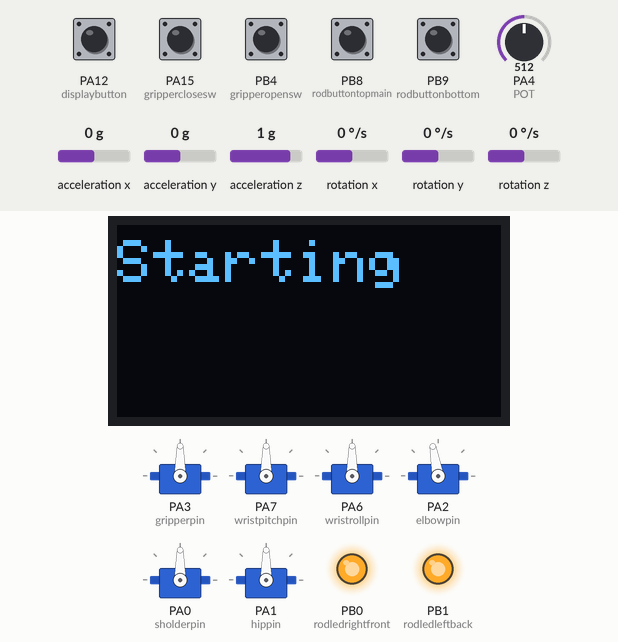
This sketch was run on a simulated STM32 Blue Pill. Parts: 6 × servo, 128×64 one-colour display, output pins drawn as LEDs (lit = HIGH). Wiring (inferred from the names in the program): MPU-6050 motion sensor at I2C address 0x68. The inputs (shaded band) are chosen by the test bench; at power-on: PA12 (displaybutton), PA15 (gripperclosesw), PB4 (gripperopensw), PB8 (rodbuttontopmain), PB9 (rodbuttonbottom) HIGH, PA4 (POT) = 512, acceleration x 0 g, acceleration y 0 g, acceleration z 1 g, rotation x 0 °/s, rotation y 0 °/s, rotation z 0 °/s. What the sketch prints to the serial monitor is not drawn.

Above: at 0.3 s.
4.5 s: PA12 (displaybutton) pulled LOW for 0.15 s
At 4.8 s:
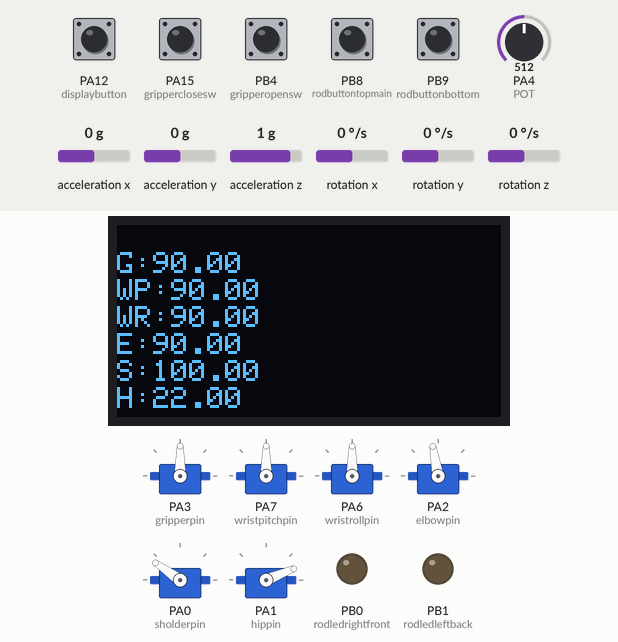
6.1 s: PA15 (gripperclosesw) pulled LOW for 0.15 s
At 7.4 s:
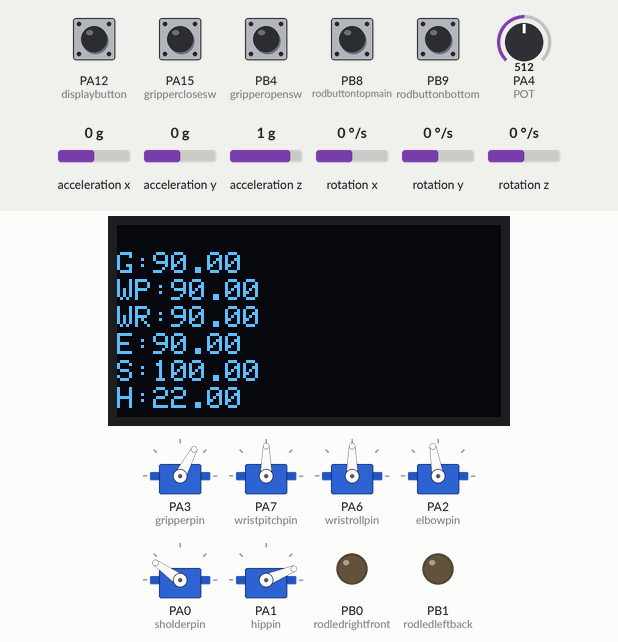
7.7 s: PA12 (displaybutton) pulled LOW for 1 s
At 8.5 s:
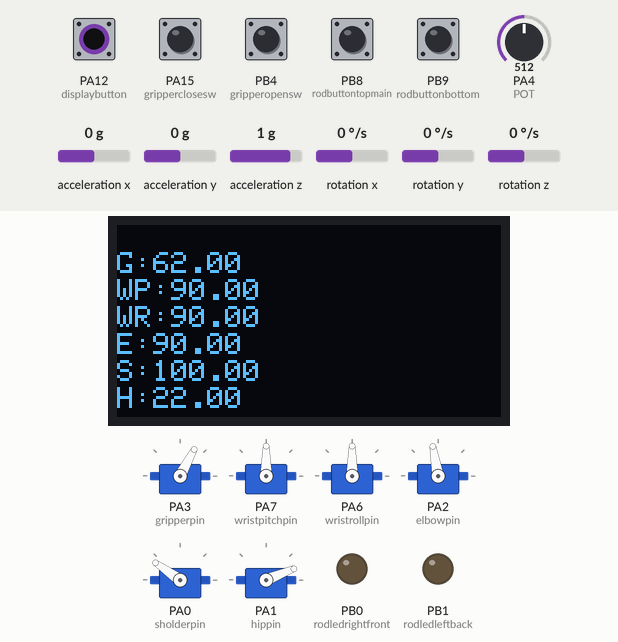
10.2 s: PB8 (rodbuttontopmain) pulled LOW for 0.15 s
At 11.2 s:
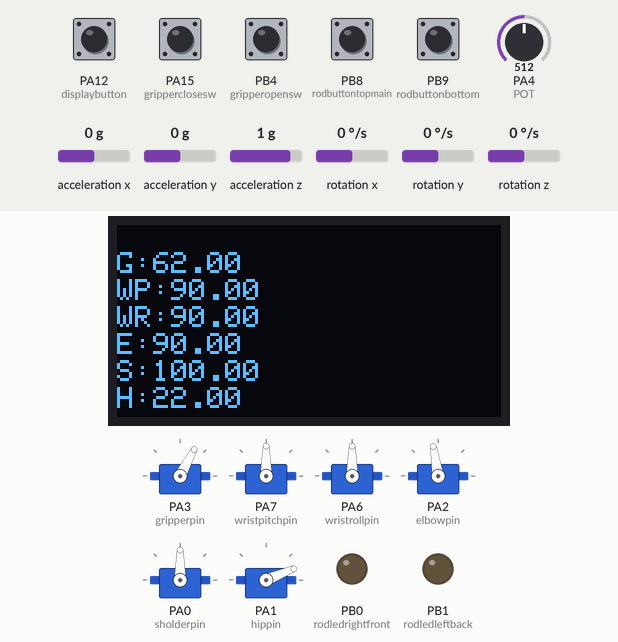
11.8 s: PB4 (gripperopensw) pulled LOW for 0.15 s
At 13.0 s:
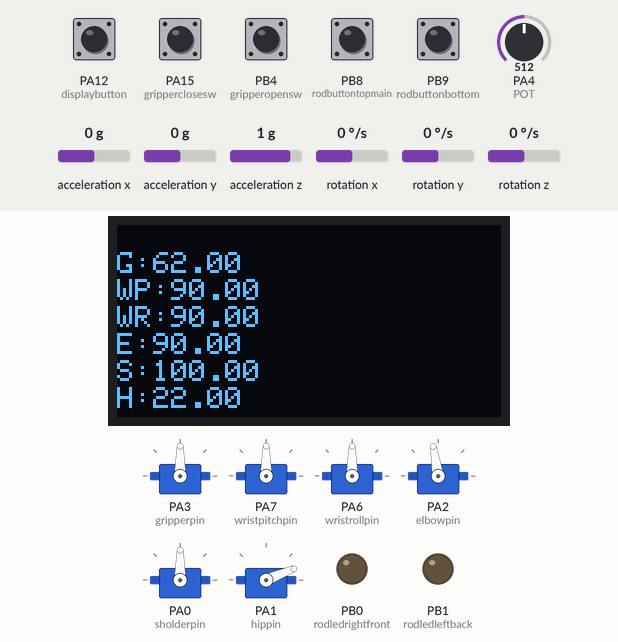
13.4 s: PA4 (POT) set to 306
At 14.7 s:
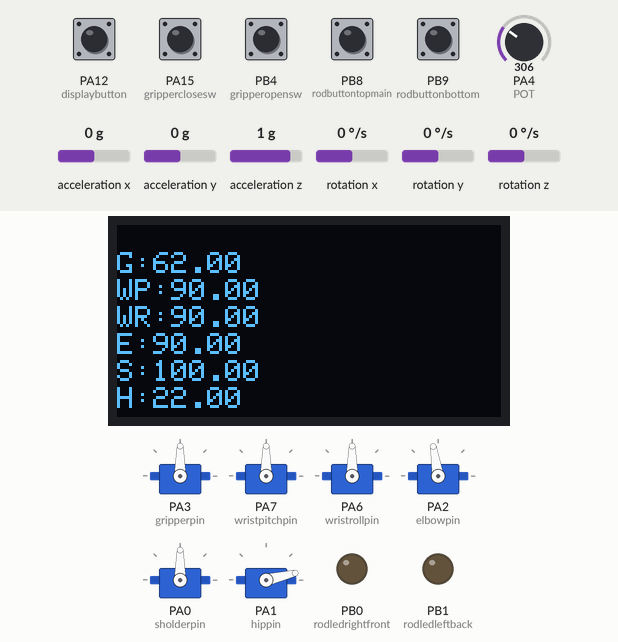
Timing chart, 0 to 15.9 s (numbered marks = the images above; inputs shaded):
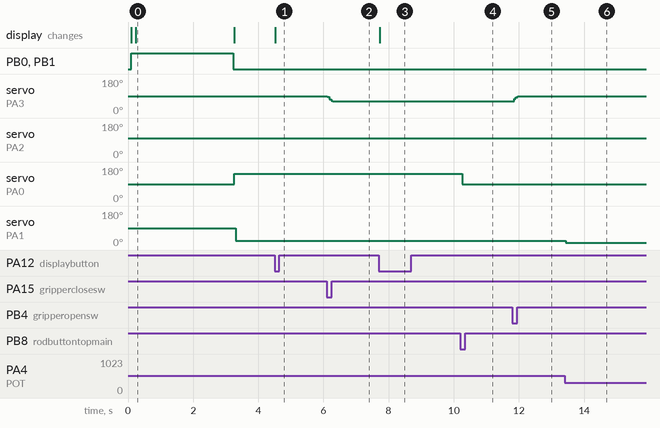

Measured:
- after the input at 4.5 s, the display: changes at once (image 1)
- after the input at 6.1 s, servo on PA3 (gripperpin): 90° → 62° at once
- after the input at 7.7 s, the display: changes at once (image 3)
- after the input at 10.2 s, servo on PA2 (elbowpin): 100° → 99° after 0.05 s; servo on PA0 (sholderpin): 145° → 90° after 0.05 s
- after the input at 11.8 s, servo on PA3 (gripperpin): 62° → 90° after 0.05 s
- after the input at 13.4 s, servo on PA1 (hippin): 22° → 13° at once
- what the display in image 0 shows lasts 3.1 s, from 0.2 s to 3.3 s

The sketch:

robotic_arm_v1_code.ino
```cpp
#include <Servo.h>
#include<math.h>
#define gripperpin PA3
#define wristpitchpin PA7
#define wristrollpin PA6
#define elbowpin PA2
#define sholderpin PA0
#define hippin PA1
#define POT PA4
int potval;
int grippermax = 0, grippermin = 150;
int gripperincrementpersec = 100;
int gripperopenvar, gripperclosevar;
long gripperopentime, gripperclosetime;
#define gripperopensw PB4
#define gripperclosesw PA15


double xx,yy;
double prevxx,prevyy;
int xxmax=300,yymax=300;
int xxposvar,xxnegvar,yyposvar,yynegvar;
long xxpostime,xxnegtime,yypostime,yynegtime;
double l1=125,l2=125;//l1>l2 always
double totalangle;
int maxcordbuffer=5;
int sholderdev=45;//35
int elbowdev=10;
double defaultarmpos[6] = {90, 90, 90, 90, 45, 90};
double currentarmpos[6] = {90, 90, 90, 90, 100, 90};
long asignvaluetime, displayvaluetime;
Servo gripper;  // create servo object to control a servo
Servo wristM_PItch;
Servo wristroll;
Servo elbow;
Servo sholder;
Servo hip;
int d=1;//////////////////////////////////////////////////////////////////////
#define rodbuttontopmain PB8
#define rodbuttonbottom PB9
#define rodledrightfront PB0
#define rodledleftback PB1

int wristupvar,wristdownvar;
long wristuptime,wristdowntime;
int wristmin=0,wristmax=160;
#include<Wire.h>
const int MPU_addr = 0x68; // I2C address of the MPU-6050
int16_t AcX, AcY, AcZ, Tmp, GyX, GyY, GyZ;
#include <Adafruit_GFX.h>
#include <Adafruit_SSD1306_STM32.h>
#define OLED_RESET     -1
Adafruit_SSD1306 display(OLED_RESET);//sda b7   sck b6
#define displaybutton PA12
void setup() {
  // put your setup code here, to run once:
  gripper.attach(gripperpin);  // attaches the servo on M_PIn 9 to the servo object
  wristM_PItch.attach(wristpitchpin);
  wristroll.attach(wristrollpin);
  wristroll.write(90);
  elbow.attach(elbowpin);
  sholder.attach(sholderpin);
  hip.attach(hippin);
  defaultpos();
  delay(100);
  pinMode(POT, INPUT);
  pinMode(gripperopensw, INPUT_PULLUP);
  pinMode(gripperclosesw, INPUT_PULLUP);
  pinMode(displaybutton, INPUT_PULLUP);
pinMode(rodbuttontopmain,INPUT_PULLUP);
pinMode(rodbuttonbottom,INPUT_PULLUP);
pinMode(rodledrightfront,OUTPUT);
pinMode(rodledleftback,OUTPUT);
digitalWrite(rodledrightfront,1);
digitalWrite(rodledleftback,1);
  Wire.begin();
  Wire.beginTransmission(MPU_addr);
  Wire.write(0x6B);  // PWR_MGMT_1 register
  Wire.write(0);     // set to zero (wakes up the MPU-6050)
  Wire.endTransmission(true);
  Serial1.begin(9600);
  Serial1.println("Starting");
  display.begin(SSD1306_SWITCHCAPVCC, 0x3C);
  display.clearDisplay();
  display.display();
  delay(50);
  display.clearDisplay();
  display.setTextColor(WHITE);
  display.setTextSize(2);
  display.setCursor(0, 5);
  display.print("Starting");
  display.display();


////////////calculations

xx=l1*cos(defaultarmpos[4]*M_PI/180)+l2*cos((defaultarmpos[4]-defaultarmpos[3])*M_PI/180);
yy=l1*sin(defaultarmpos[4]*M_PI/180)+l2*sin((defaultarmpos[4]-defaultarmpos[3])*M_PI/180);
Serial1.print(acos(0.5)/M_PI*180);
Serial1.print(xx);
Serial1.print("\t");
Serial1.println(yy);


////////////////////////////
  delay(3000);
  digitalWrite(rodledrightfront,0);
digitalWrite(rodledleftback,0);
  display.clearDisplay();
  display.display();
}

void loop() {
if (millis() - asignvaluetime > 50) {
    getaccvalues();
    currentpos();
    asignvaluetime = millis();
  }


  //put your main code here, to run repeatedly:
  hipposition();
  gripperposition();


if(digitalRead(rodbuttonbottom)==0||digitalRead(rodbuttontopmain)==0){
  wristpitchposition();
  if(digitalRead(rodbuttontopmain)==0&&AcX<-3500){
    if (xxposvar == 0) {
      xxpostime = millis();
      xxposvar = 1;
    }
    if (millis() - xxpostime > 1000/map(AcX,-3500,-16000,1,150)) {
      xx=xx+d;
      //Serial1.println(xx);
      xxpostime = millis();
    }
}
else{
  xxposvar = 1;
}
if(digitalRead(rodbuttontopmain)==0&&AcX>3500){

    if (xxnegvar == 0) {
      xxnegtime = millis();
      xxnegvar = 1;
    }
    if (millis() - xxnegtime > 1000/map(AcX,3500,16000,1,150)) {
      xx=xx-d;
      //Serial1.println(xx);
      xxnegtime = millis();
    }
}
else{
  xxnegvar = 1;
}

/////////////////////

  if(digitalRead(rodbuttontopmain)==0&&AcY<-3500){
    if (yyposvar == 0) {
      yypostime = millis();
      yyposvar = 1;
    }
    if (millis() - yypostime > 1000/map(AcY,-3500,-16000,1,150)) {
      yy=yy-d;
      //Serial1.println(yy);
      yypostime = millis();
    }
}
else{
  yyposvar = 1;
}
if(digitalRead(rodbuttontopmain)==0&&AcY>3500){

    if (yynegvar == 0) {
      yynegtime = millis();
      yynegvar = 1;
    }
    if (millis() - yynegtime > 1000/map(AcY,3500,16000,1,150)) {
      yy=yy+d;
      //Serial1.println(yy);
      yynegtime = millis();
    }
}
else{
  yynegvar = 1;
}

if(xx>xxmax){
  xx=prevxx;
}
if(xx<60){
  xx=prevxx;
}

if(yy>yymax){
  yy=prevyy;
}

if(yy<0){/////28 for 20 degree rotation
  yy=prevyy;
}


if(sq(xx)+sq(yy)-sq(l1+l2)<-maxcordbuffer&&sq(xx)+sq(yy)-sq(l1-l2)>maxcordbuffer){
  ///////////////calculations
totalangle=acos((xx/sqrt(sq(xx) + sq(yy))));//(y/x))
Serial.println(totalangle*(180/(PI)));
currentarmpos[3]=((sq(l1)+sq(l2)-sq(xx)-sq(yy)))/(2*l1*l2);
//if(currentarmpos[3]<0){currentarmpos[3]=-currentarmpos[3];}
currentarmpos[3]=180-(acos(currentarmpos[3])*(180/(PI)));
currentarmpos[4]=(sq(xx)+sq(yy)+sq(l1)-sq(l2))/(2*sqrt(sq(xx) + sq(yy))*l1);
currentarmpos[4]=(acos(currentarmpos[4])*(180/(PI)))+totalangle*(180/(PI));

Serial1.print(xx);
Serial1.print(": ");
Serial1.print(yy);
Serial1.print(": ");
Serial1.print(currentarmpos[3]+elbowdev);
Serial1.print("\t");
Serial1.println(currentarmpos[4]+sholderdev);

//currentarmpos[3]=defaultarmpos[3];
//currentarmpos[4]=defaultarmpos[4];

}

else{
  Serial1.println("Values exceded");
  xx=prevxx;
  yy=prevyy;
}

prevxx=xx;
prevyy=yy;


}

    displaycurrentarm();//only happens if button pressed
}
void defaultpos() {
  gripper.write(defaultarmpos[0]);
  wristM_PItch.write(defaultarmpos[1]);
  wristroll.write(defaultarmpos[2]);
  elbow.write(defaultarmpos[3]+elbowdev);
  sholder.write(defaultarmpos[4]+sholderdev);
  hip.write(defaultarmpos[5]);
}
void currentpos() {
  gripper.write(currentarmpos[0]);
  wristM_PItch.write(currentarmpos[1]);
  wristroll.write(currentarmpos[2]);
  elbow.write(currentarmpos[3]+elbowdev);
  sholder.write(currentarmpos[4]+sholderdev);
  hip.write(currentarmpos[5]);
}
void getaccvalues() {
  Wire.beginTransmission(MPU_addr);
  Wire.write(0x3B);  // starting with register 0x3B (ACCEL_XOUT_H)
  Wire.endTransmission(false);
  Wire.requestFrom(MPU_addr, 14, true); // request a total of 14 registers
  AcX = Wire.read() << 8 | Wire.read(); // 0x3B (ACCEL_XOUT_H) & 0x3C (ACCEL_XOUT_L)
  AcY = Wire.read() << 8 | Wire.read(); // 0x3D (ACCEL_YOUT_H) & 0x3E (ACCEL_YOUT_L)
  AcZ = Wire.read() << 8 | Wire.read(); // 0x3F (ACCEL_ZOUT_H) & 0x40 (ACCEL_ZOUT_L)
  Tmp = Wire.read() << 8 | Wire.read(); // 0x41 (TEMP_OUT_H) & 0x42 (TEMP_OUT_L)
  GyX = Wire.read() << 8 | Wire.read(); // 0x43 (GYRO_XOUT_H) & 0x44 (GYRO_XOUT_L)
  GyY = Wire.read() << 8 | Wire.read(); // 0x45 (GYRO_YOUT_H) & 0x46 (GYRO_YOUT_L)
  GyZ = Wire.read() << 8 | Wire.read(); // 0x47 (GYRO_ZOUT_H) & 0x48 (GYRO_ZOUT_L)

  /*
  if(AcX<3500&&AcX>-3500&&AcY<3500&&AcY>-3500){
    analogWrite(rodledrightfront,0);
  analogWrite(rodledleftback,0);
  }
else if(AcX<-3500){
  analogWrite(rodledleftback,map(AcX,-3500,-16000,0,255));
  analogWrite(rodledrightfront,0);
}
else if(AcY<-3500){
  analogWrite(rodledleftback,map(AcY,-3500,-16000,0,255));
  analogWrite(rodledrightfront,0);
}
else if(AcX>3500){
  analogWrite(rodledrightfront,map(AcX,3500,16000,0,255));
  analogWrite(rodledleftback,0);
}
else if(AcY>3500){
  analogWrite(rodledrightfront,map(AcY,3500,16000,0,255));
  analogWrite(rodledleftback,0);
}
else{
  analogWrite(rodledrightfront,0);
  analogWrite(rodledleftback,0);
}
*/
/*
Serial1.print(" | X = "); Serial1.print(AcX);
  Serial1.print(" | Y = "); Serial1.print(AcY);
  Serial1.print(" | Z = "); Serial1.println(AcZ);
  */
  /*

    display.clearDisplay();
    display.setTextSize(2);
    display.setCursor(0,0);
    display.print("X: ");
    display.println(AcX);

    display.setTextSize(2);
    display.setCursor(0,20);
    display.print("Y: ");
    display.println(AcY);

    display.setTextSize(2);
    display.setCursor(0,40);
    display.print("Z: ");
    display.println(AcZ);
    display.display();
  */
}
void displaycurrentarm() {
  if (digitalRead(displaybutton) == 0) {
  display.clearDisplay();
  display.setTextSize(0);
  display.setCursor(0, 9);
  display.print("G:");
  display.println(currentarmpos[0]);

  display.setTextSize(0);
  display.setCursor(0, 18);
  display.print("WP:");
  display.println(currentarmpos[1]);

  display.setTextSize(0);
  display.setCursor(0, 27);
  display.print("WR:");
  display.println(currentarmpos[2]);

  display.setTextSize(0);
  display.setCursor(0, 36);
  display.print("E:");
  display.println(currentarmpos[3]);

  display.setTextSize(0);
  display.setCursor(0, 45);
  display.print("S:");
  display.println(currentarmpos[4]);

  display.setTextSize(0);
  display.setCursor(0, 54);
  display.print("H:");
  display.println(currentarmpos[5]);
  display.display();
}
}
void hipposition() {
  for (int x = 0; x < 20; x++) {
    potval += analogRead(POT) / 20;
  }
  potval = potval / 20;
  currentarmpos[5] = map(potval, 0, 205, 0, 180);
  //Serial1.println(map(potval,0,205,0,180));
  //hip.write(map(potval,0,205,0,180));
}
void gripperposition() {
if (digitalRead(gripperopensw) == 0) {
    if (gripperopenvar == 0) {
      gripperopentime = millis();
      gripperopenvar = 1;
    }
    if (millis() - gripperopentime > 1000 / gripperincrementpersec) {
      currentarmpos[0]++;
      Serial1.println(currentarmpos[0]);
    }

    if (currentarmpos[0] > grippermin) {
      currentarmpos[0] = grippermin;
    }
  }
  else {
    gripperopenvar = 0;
  }
  if (digitalRead(gripperclosesw) == 0) {
    if (gripperclosevar == 0) {
      gripperclosetime = millis();
      gripperclosevar = 1;
    }
    if (millis() - gripperclosetime > 1000 / gripperincrementpersec) {
      currentarmpos[0]--;
      Serial1.println(currentarmpos[0]);
    }

    if (currentarmpos[0] < grippermax) {
      currentarmpos[0] = grippermax;
    }
  }
  else {
    gripperclosevar = 0;
  }
}
void wristpitchposition(){
  if(digitalRead(rodbuttonbottom)==0&&AcX<-3500){
    if (wristupvar == 0) {
      wristuptime = millis();
      wristupvar = 1;
    }
    if (millis() - wristuptime > 1000/map(AcX,-3500,-16000,1,100)) {
      currentarmpos[1]--;
      Serial1.println(currentarmpos[1]);
      wristuptime = millis();
    }

    if (currentarmpos[1] < wristmin) {
      currentarmpos[1] = wristmin;
    }
}
else{
  wristupvar = 1;
}
if(digitalRead(rodbuttonbottom)==0&&AcX>3500){
    if (wristdownvar == 0) {
      wristdowntime = millis();
      wristdownvar = 1;
    }
    if (millis() - wristdowntime > 1000/map(AcX,3500,16000,1,100)) {
      currentarmpos[1]++;
      wristdowntime = millis();
      Serial1.println(currentarmpos[1]);
    }

    if (currentarmpos[1] > wristmax) {
      currentarmpos[1] = wristmax;
    }
}
else{
  wristdownvar = 1;
}
}
```
